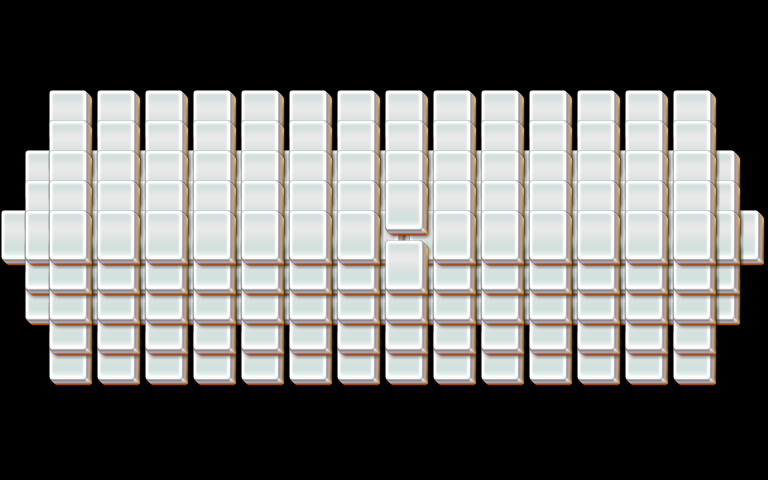

A 2D game scene composited from a Tiled map and its tileset images. What follows is a short description and the map's XML, with each tile layer's data collapsed to a summary:
An orthogonal 32x16 tile map with 24x30 px tiles, 5 tile layers (layer1, layer2, layer3, layer4, ...).

<map version="1.0" orientation="orthogonal" width="32" height="16" tilewidth="24" tileheight="30">
 <properties>
  <property name="species" value="10" />
 </properties>
 <tileset firstgid="1" name="mahjong" tilewidth="48" tileheight="60">
  <image source="mahjong.png" />
 </tileset>
 <layer name="layer1" width="32" height="16">
  <data>[512 cells, 74 non-empty, 1 distinct tile ids]</data>
 </layer>
 <layer name="layer2" width="32" height="16">
  <data>[512 cells, 58 non-empty, 1 distinct tile ids]</data>
 </layer>
 <layer name="layer3" width="32" height="16">
  <data>[512 cells, 43 non-empty, 1 distinct tile ids]</data>
 </layer>
 <layer name="layer4" width="32" height="16">
  <data>[512 cells, 28 non-empty, 1 distinct tile ids]</data>
 </layer>
 <layer name="layer5" width="32" height="16">
  <data>[512 cells, 13 non-empty, 1 distinct tile ids]</data>
 </layer>
</map>
